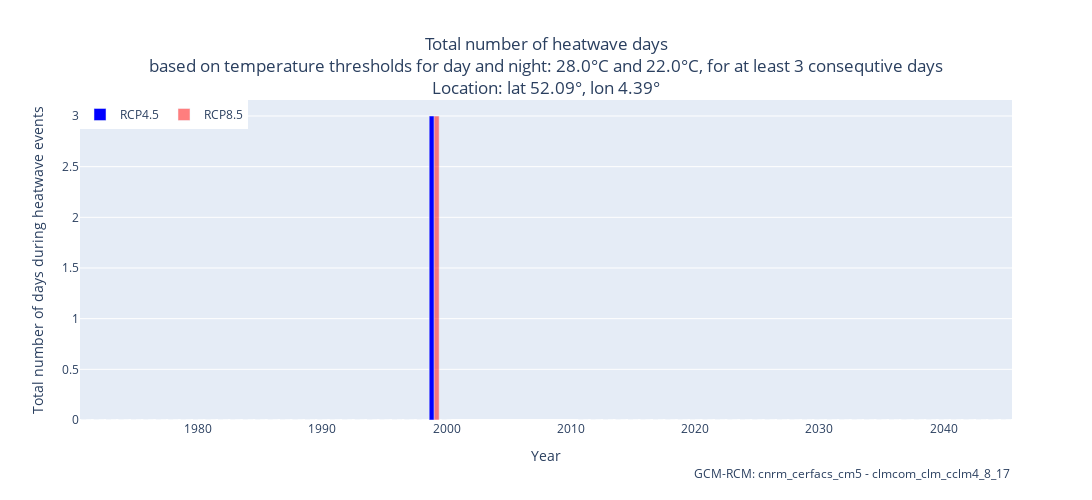

This figure's notebook cell:
### Markdown cell above
### Plot the heatwave total length
Total length of heatwaves over a given period. A heatwave is defined as an event where the minimum and maximum daily temperature both exceeds specific thresholds over a minimum number of days. This the sum of all days in such events.

### Code cell
# This code plots the data with heatwave total length for the selected pixel 
# Sample data
b = pixel_values_hwtlh + pixel_values_hwtl45
t = pixel_values_hwtlh + pixel_values_hwtl85 
# Define years
yearh = list(range(1971, 2001))
yearp1 = list(range(2011, 2101))
year = yearh + yearp1
# Create figure
fig = go.Figure()
# Add bar trace for 'b'
fig.add_trace(go.Bar(x=year, y=b, name='RCP4.5', marker_color='blue'))
# Add bar trace for 't'
fig.add_trace(go.Bar(x=year, y=t, name='RCP8.5', opacity=0.5, marker_color='red'))

# Add information on models
fig.add_annotation(xref='paper',yref='paper', y=-0.2,x=1, showarrow=False,
            text=f'GCM-RCM: {gcm_model} - {rcm_model}')

# Update layout
fig.update_layout(
    title={'text':f'Total number of heatwave days<br>based on temperature thresholds for day and night: {thresh_tasmax[:4]}\u00B0C and {thresh_tasmin[:4]}\u00B0C, for at least {thresh_window_hfreq} consequtive days<br>Location: lat {lat:.02f}\u00B0, lon {lon:.02f}\u00B0','x':0.5,'xanchor': 'center'},
    xaxis_title='Year',
    yaxis_title='Total number of days during heatwave events',
    legend=dict(x=0, y=1, traceorder='normal', orientation='h'),
    width=1100,
    height=500)

### Figure 1 — Plotly figure (JSON) as saved in the notebook; plotly's stock layout.template omitted (floating-point values rounded to 4 significant figures)
{"data": [{"marker": {"color": "blue"}, "name": "RCP4.5", "type": "bar", "x": [1971, 1972, 1973, 1974, 1975, 1976, 1977, 1978, 1979, 1980, 1981, 1982, 1983, 1984, 1985, 1986, 1987, 1988, 1989, 1990, 1991, 1992, 1993, 1994, 1995, 1996, 1997, 1998, 1999, 2000, 2011, 2012, 2013, 2014, 2015, 2016, 2017, 2018, 2019, 2020, 2021, 2022, 2023, 2024, 2025, 2026, 2027, 2028, 2029, 2030, 2031, 2032, 2033, 2034, 2035, 2036, 2037, 2038, 2039, 2040, 2041, 2042, 2043, 2044, 2045, 2046, 2047, 2048, 2049, 2050, 2051, 2052, 2053, 2054, 2055, 2056, 2057, 2058, 2059, 2060, 2061, 2062, 2063, 2064, 2065, 2066, 2067, 2068, 2069, 2070, 2071, 2072, 2073, 2074, 2075, 2076, 2077, 2078, 2079, 2080, 2081, 2082, 2083, 2084, 2085, 2086, 2087, 2088, 2089, 2090, 2091, 2092, 2093, 2094, 2095, 2096, 2097, 2098, 2099, 2100], "y": [0, 0, 0, 0, 0, 0, 0, 0, 0, 0, 0, 0, 0, 0, 0, 0, 0, 0, 0, 0, 0, 0, 0, 0, 0, 0, 0, 0, 3, 0, 0, 0, 0, 0, 0, 0, 0, 0, 0, 0, 0, 0, 0, 0, 0, 0, 0, 0, 0, 0, 0, 0, 0, 0, 0, 0, 0, 0, 0, 0, 0, 0, 0, 0, 0]}, {"marker": {"color": "red"}, "name": "RCP8.5", "opacity": 0.5, "type": "bar", "x": [1971, 1972, 1973, 1974, 1975, 1976, 1977, 1978, 1979, 1980, 1981, 1982, 1983, 1984, 1985, 1986, 1987, 1988, 1989, 1990, 1991, 1992, 1993, 1994, 1995, 1996, 1997, 1998, 1999, 2000, 2011, 2012, 2013, 2014, 2015, 2016, 2017, 2018, 2019, 2020, 2021, 2022, 2023, 2024, 2025, 2026, 2027, 2028, 2029, 2030, 2031, 2032, 2033, 2034, 2035, 2036, 2037, 2038, 2039, 2040, 2041, 2042, 2043, 2044, 2045, 2046, 2047, 2048, 2049, 2050, 2051, 2052, 2053, 2054, 2055, 2056, 2057, 2058, 2059, 2060, 2061, 2062, 2063, 2064, 2065, 2066, 2067, 2068, 2069, 2070, 2071, 2072, 2073, 2074, 2075, 2076, 2077, 2078, 2079, 2080, 2081, 2082, 2083, 2084, 2085, 2086, 2087, 2088, 2089, 2090, 2091, 2092, 2093, 2094, 2095, 2096, 2097, 2098, 2099, 2100], "y": [0, 0, 0, 0, 0, 0, 0, 0, 0, 0, 0, 0, 0, 0, 0, 0, 0, 0, 0, 0, 0, 0, 0, 0, 0, 0, 0, 0, 3, 0, 0, 0, 0, 0, 0, 0, 0, 0, 0, 0, 0, 0, 0, 0, 0, 0, 0, 0, 0, 0, 0, 0, 0, 0, 0, 0, 0, 0, 0, 0, 0, 0, 0, 0, 0]}], "layout": {"annotations": [{"showarrow": false, "text": "GCM-RCM: cnrm_cerfacs_cm5 - clmcom_clm_cclm4_8_17", "x": 1, "xref": "paper", "y": -0.2, "yref": "paper"}], "height": 500, "legend": {"orientation": "h", "traceorder": "normal", "x": 0, "y": 1}, "title": {"text": "Total number of heatwave days<br>based on temperature thresholds for day and night: 28.0°C and 22.0°C, for at least 3 consequtive days<br>Location: lat 52.09°, lon 4.39°", "x": 0.5, "xanchor": "center"}, "width": 1100, "xaxis": {"title": {"text": "Year"}}, "yaxis": {"title": {"text": "Total number of days during heatwave events"}}}}
